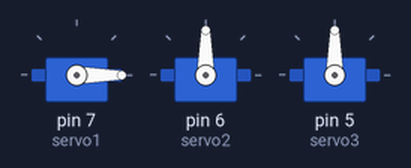
This sketch was run on a simulated Arduino Uno, built with avr-gcc and run on an emulated ATmega328P. Shown: 3 × servo.

Above: at 0.05 s.
At 3.0 s:
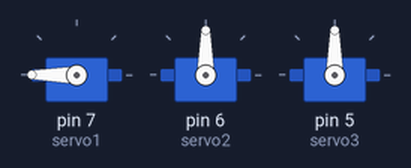
At 4.5 s:
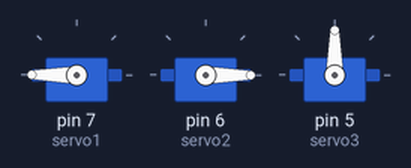
At 6.0 s:
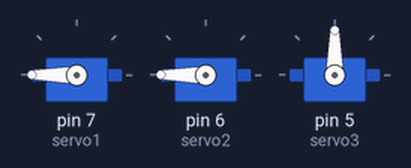
At 9.0 s:
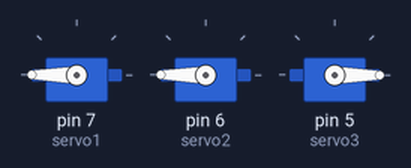
At 12.0 s:
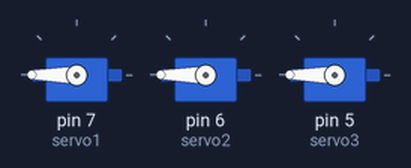
Timing chart, 0 to 15.6 s (numbered marks = the images above):
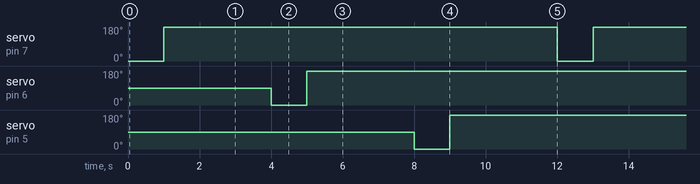

Measured:
- by itself, servo on pin 7 (servo1), servo on pin 6 (servo2), servo on pin 5 (servo3): alternates 180° for 11.0 s and 0° for 1.0 s

The sketch:

sketch_jan05aServo2.ino
```cpp
#include <Servo.h>

Servo servo1, servo2, servo3, servo4;  // create servo object to control a servo
// twelve servo objects can be created on most boards

int pos = 0;    // variable to store the servo position

void setup() {
  servo1.attach(7);  // attaches the servo on pin 9 to the servo object
  servo2.attach(6);
  servo3.attach(5);
}

void loop (){
  servo1.write(0);
  delay(1000);
  servo1.write(180);
  delay(3000);
  servo2.write(0);
  delay(1000);
  servo2.write(180);
  delay(3000);
  servo3.write(0);
  delay(1000);
  servo3.write(180);
  delay(3000);
}
```
